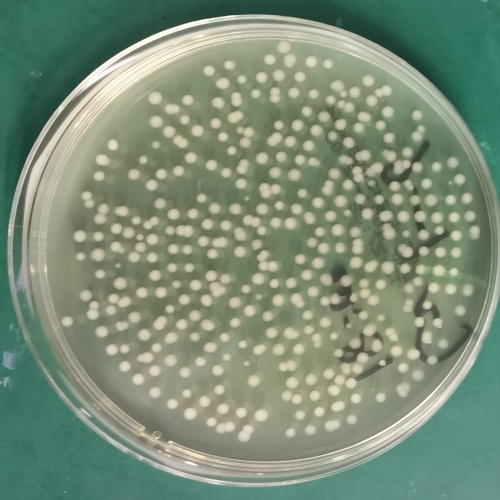
#> input picture projects/bacterial_count/bac.jpg, 500 x 500 px; the run also reads 3 pictures not shown here
$ jupyter execute --allow-errors 'Bacterial_count Scripts.ipynb'   (shell and % lines are left out)   (older library calls are emulated)
#> lines starting #> are read from the running program, lines starting #| are printed output that depends on the picture; after the words box and inside, x2 and y2 are one past the last pixel; in counts of white or black regions, pixels touching at a corner belong together
# Project Name: Cell Counter
> Version : 0.1\
> Course : Python Chilla

**Feel free to collaborate**

[cell 1]
from skimage import io
import numpy as np
import matplotlib.pyplot as plt
from skimage.feature import peak_local_max
from skimage.measure import regionprops
from skimage.morphology import watershed
from scipy.ndimage.morphology import binary_erosion, binary_dilation, distance_transform_edt
from scipy.ndimage import label

import pandas as pd


img = io.imread('bac.jpg')
#> img is the input picture: shape (500, 500, 3); mean R, G, B 124.5, 142.5, 120.9

#> (the rest of this cell did not finish here and is left out)

[cell 2]
import numpy as np
import cv2
import matplotlib.pyplot as plt
from scipy import ndimage as ndi
from skimage.morphology import watershed
from skimage.feature import peak_local_max
from skimage.measure import regionprops

#----------------------------------------------------------------------------------------------------------------------#
# IMAGE PRETREATMENT

img = cv2.imread('bac.jpg')
gray = cv2.cvtColor(img,cv2.COLOR_BGR2GRAY)
Gaussian_Blur = cv2.GaussianBlur(gray,(21, 21), cv2.BORDER_DEFAULT)
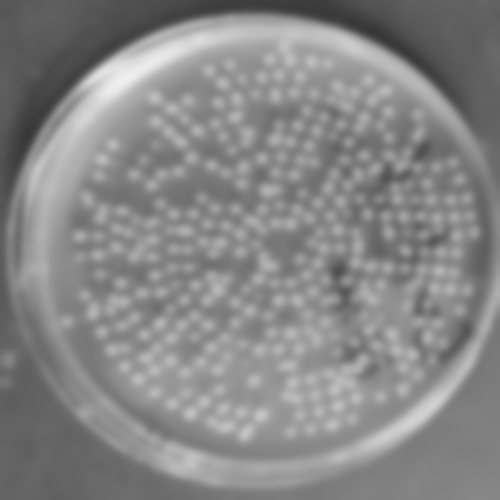
#> Gaussian_Blur: shape (500, 500); min 55, max 240, mean 134.6

# Use fixed threshold to mask black areas
_, thresh = cv2.threshold(Gaussian_Blur, 90, 255, cv2.THRESH_BINARY_INV) # _ = 30
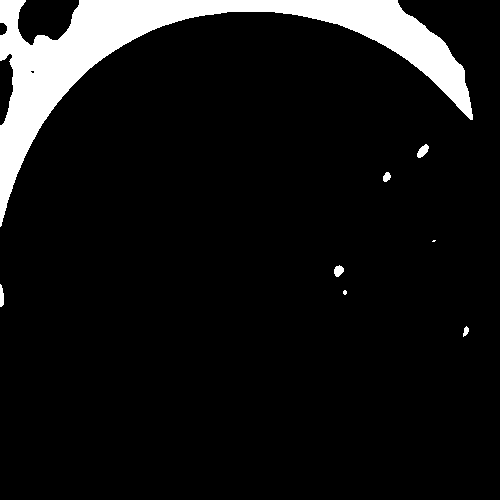
#> thresh: shape (500, 500); 8.5% white; 8 white regions (2 under 20 px), largest, box (x1, y1, x2, y2) and area: (0, 0, 473, 227) 20757, (417, 144, 429, 158) 100, (334, 265, 344, 277) 85, (0, 284, 4, 307) 75, (383, 172, 391, 182) 58, (463, 326, 469, 337) 41

# Morphological closing to close holes inside particles; opening to get rid of noise
img_mop1 = cv2.morphologyEx(thresh, cv2.MORPH_CLOSE, cv2.getStructuringElement(cv2.MORPH_ELLIPSE, (7, 7)))
img_mop = cv2.morphologyEx(img_mop1, cv2.MORPH_OPEN, cv2.getStructuringElement(cv2.MORPH_ELLIPSE, (15, 15)))
#> img_mop: shape (500, 500); 8.2% white; 2 white regions, box (x1, y1, x2, y2) and area: (0, 0, 470, 208) 20047, (0, 0, 25, 27) 509
tiled_h = np.hstack((img_mop1, img_mop)) # stack images side-by-side
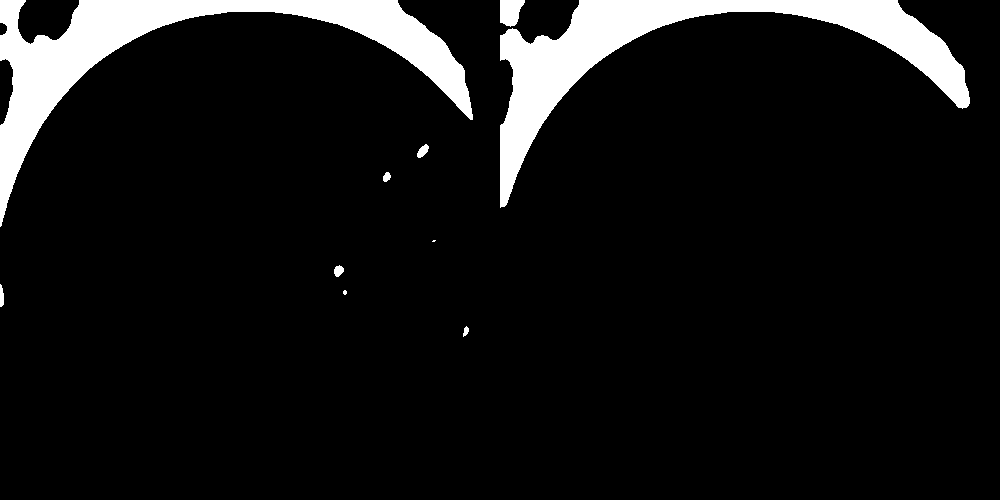
#> tiled_h: shape (500, 1000); 8.3% white; 10 white regions (2 under 20 px), largest, box (x1, y1, x2, y2) and area: (0, 0, 473, 227) 20799, (500, 0, 970, 208) 20047, (500, 0, 525, 27) 509

plt.figure('Pretreatment')
plt.subplot(2, 2, 1) # Figure two has subplots 2 raw, 2 columns, and this is plot 1
plt.gca().set_title('Gray')
plt.xticks([]), plt.yticks([]) # To hide axes
plt.imshow(gray, cmap='gray')

plt.subplot(2, 2, 2)
plt.gca().set_title('Gaussian_Blur')
plt.xticks([]), plt.yticks([])
plt.imshow(Gaussian_Blur, cmap='gray')

plt.subplot(2, 2, 3)
plt.gca().set_title('Thresh')
plt.xticks([]), plt.yticks([])
plt.imshow(thresh, cmap='gray')

plt.subplot(2, 2, 4)
plt.gca().set_title('img_mop')
plt.xticks([]), plt.yticks([])
plt.imshow(img_mop, cmap='gray')


#----------------------------------------------------------------------------------------------------------------------#
# WTERSHED WITH SKIMAGE

distance = ndi.distance_transform_edt(img_mop) # Calculates distance of pixels from background

#Find peaks in an image as coordinate list or boolean mask.
local_maxi = peak_local_max(distance, indices=False, min_distance=50, footprint=np.ones((3, 3)), labels=img_mop)
#> local_maxi: shape (500, 500) bool; 0% white in thin lines or dots, all inside (x1, y1, x2, y2) = (50, 53, 430, 69)
markers = ndi.label(local_maxi)[0]
#> markers: shape (500, 500) int32; 3 distinct labels, from 0 to 2
labels = watershed(-distance, markers, mask=img_mop)
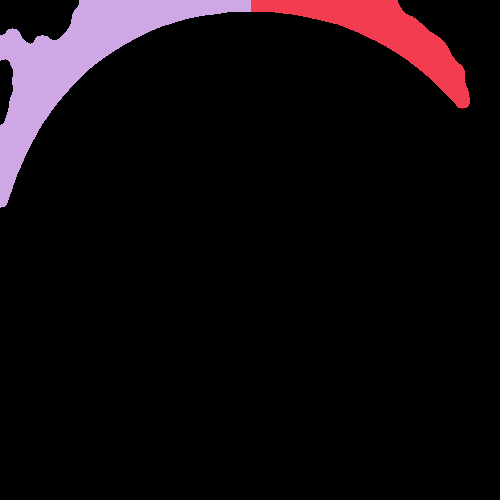
#> labels: shape (500, 500) int32; 3 distinct labels, from 0 to 2; one colour per label, 0 black

plt.figure('Processing')
plt.subplot(2, 2, 1) # Figure two has subplots 2 raw, 2 columns, and this is plot 1
plt.gca().set_title('Distance trans')
plt.xticks([]), plt.yticks([]) # To hide axes
plt.imshow(distance, cmap='gray')

plt.subplot(2, 2, 2)
plt.gca().set_title('local_maxi')
plt.xticks([]), plt.yticks([])
plt.imshow(local_maxi, cmap='gray')

plt.subplot(2, 2, 3)
plt.gca().set_title('markers')
plt.xticks([]), plt.yticks([])
plt.imshow(markers, cmap='gray')

plt.figure('Watershed')
plt.gca().set_title('Watershed')
plt.xticks([]), plt.yticks([]) # To hide axes
plt.imshow(labels)

plt.show()

#----------------------------------------------------------------------------------------------------------------------#
# DATA ANALYSIS

# Regionprops: Measure properties of labeled image regions. It can give A LOT of properties, see info in:
# https://scikit-image.org/docs/dev/api/skimage.measure.html#skimage.measure.regionprops
props = regionprops(labels)
#> props = 2 regions; box (x1, y1, x2, y2) and area: (0, 0, 251, 208) 13096, (251, 0, 470, 109) 6951

# Determine scale bar (largest object) and set the scale.
thr_size = 6000
for p in props:
    if p['area'] > thr_size:
        box = p['bbox']
        scale = box[3]-box[1]
#> this loop made 2 passes
#> (box, scale) on passes 1 to 2: ((0, 251, 109, 470), 219), ((0, 0, 208, 251), 251)


# Remove smaller detected areas, and give area and diameter for each of the remaining particles.
for p in props:
    if p['equivalent_diameter'] > 15 and p['equivalent_diameter'] < 40:
        entry = [p['label'], p['area'], p['equivalent_diameter'], *p['centroid']]
        n = entry[0]
        y = entry[3]
        x = entry[4]-60 # so that number shows on the left of particle
        cv2.putText(img, str(n), (int(x), int(y)), cv2.FONT_HERSHEY_COMPLEX, 1, (0, 255, 0), 2)
        print('Particle {} | Area (nm^2): {}; Equivalent diameter (nm): {}'.format(str(n),
                                            str(int(((entry[1]*40000)/(scale**2)))), str(int((entry[2])*200/scale))))
#> this loop made 2 passes

cv2.imshow('img', img)
cv2.waitKey(0)
cv2.destroyAllWindows()

#> (a cell that did not finish here is left out)

#> (a cell that did not finish here is left out)

# Method 1

[cell 5]
import cv2
# [34 lines left out: functions is_contour_bad, get_img, not called in this run]

[cell 6]
image = cv2.imread('bac.jpg')
img_gray = cv2.cvtColor(image, cv2.COLOR_BGR2GRAY)
(thresh, im_bw) = cv2.threshold(img_gray, 0, 0, cv2.THRESH_BINARY | cv2.THRESH_OTSU)
#> im_bw: shape (500, 500); every value is 0
#> thresh = 145
# ret, thresh = cv2.threshold(img_gray, 170, 255, cv2.THRESH_BINARY)
thresh = 180
im_bw = cv2.threshold(img_gray, thresh, 255, cv2.THRESH_BINARY)[1]
#> im_bw: shape (500, 500); 14% white; 461 white regions (136 under 20 px), largest, box (x1, y1, x2, y2) and area: (14, 15, 455, 245) 10683, (275, 265, 499, 465) 2481, (137, 454, 313, 486) 531

edge_detected_image = cv2.Canny(im_bw, 75, 200)
#> edge_detected_image: shape (500, 500); 6% white in thin lines or dots


contours, hierarchy = cv2.findContours(edge_detected_image, cv2.RETR_TREE, cv2.CHAIN_APPROX_SIMPLE)
#> contours = 1200 contours, 585 with area under 20; largest, box (x1, y1, x2, y2) and area: (238, 424, 254, 441) 162, (238, 424, 254, 441) 151, (216, 421, 235, 433) 145, (281, 390, 302, 404) 145, (216, 421, 235, 433) 140

contour_list = []
for contour in contours:
    approx = cv2.approxPolyDP(contour,0.01*cv2.arcLength(contour,True),True)
    area = cv2.contourArea(contour)
    if ((len(approx) > 8) & (len(approx) < 50) & (area > 30) ):
        contour_list.append(contour)
#> this loop made 1200 passes
#> area on passes 48, 49, 56: 24.5, 22, 21
#> after the loop, contour_list = 440 contours; largest, box (x1, y1, x2, y2) and area: (238, 424, 254, 441) 162, (238, 424, 254, 441) 151, (216, 421, 235, 433) 145, (281, 390, 302, 404) 145, (216, 421, 235, 433) 140
edge_detected = cv2.drawContours(image, contours,  -1, (0,0,120), 1)

cv2.imshow("Orignal", image)
cv2.imshow("wb", edge_detected)
cv2.waitKey(0)
cv2.destroyAllWindows()

[cell 7]
import cv2
from skimage.segmentation import clear_border
raw_image = cv2.imread('bac.jpg')
image = raw_image.copy()
raw_image = cv2.normalize(raw_image, raw_image, 0, 255, cv2.NORM_MINMAX)
print(raw_image.shape)
#| (500, 500, 3)

# bilateral_filtered_image = cv2.bilateralFilter(raw_image, 5, 175, 175)
img_gray = cv2.cvtColor(raw_image, cv2.COLOR_BGR2GRAY)
# apply binary thresholding
ret, thresh = cv2.threshold(img_gray, 170, 255, cv2.THRESH_BINARY)
#> thresh: shape (500, 500); 15.3% white; 443 white regions (114 under 20 px), largest, box (x1, y1, x2, y2) and area: (8, 15, 460, 272) 12068, (260, 264, 499, 467) 2690, (130, 424, 302, 467) 621
kernel = np.ones((3,3),np.uint8)
#> (the rest of this cell did not finish here and is left out)

[cell 8]
import cv2

# read the image
image = cv2.imread('bac.jpg')
# convert the image to grayscale format
image = cv2.normalize(image, image, 0, 255, cv2.NORM_MINMAX)
img_gray = cv2.cvtColor(image, cv2.COLOR_BGR2GRAY)
# apply binary thresholding
ret, thresh = cv2.threshold(img_gray, 170, 255, cv2.THRESH_BINARY)
edge_detected_image = cv2.Canny(thresh, 75, 200)
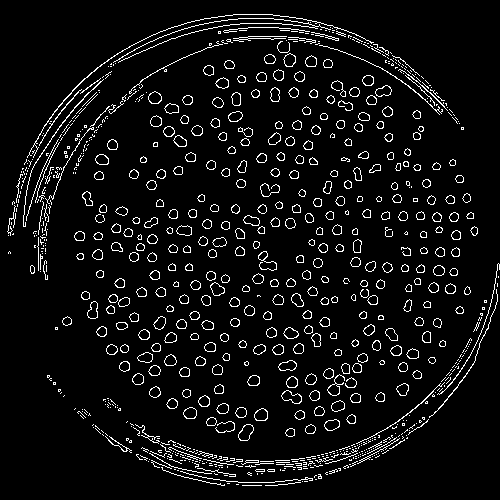
#> edge_detected_image: shape (500, 500); 6.3% white in thin lines or dots

# visualize the binary image
# detect the contours on the binary image using cv2.CHAIN_APPROX_NONE
contours, hierarchy = cv2.findContours(image=edge_detected_image, mode=cv2.RETR_TREE, method=cv2.CHAIN_APPROX_NONE)
#> contours = 1238 contours, 630 with area under 20; largest, box (x1, y1, x2, y2) and area: (238, 424, 254, 441) 166, (281, 390, 302, 404) 160, (238, 424, 254, 441) 158, (281, 390, 302, 404) 150, (278, 360, 297, 371) 136

contour_list = []
for contour in contours:
    approx = cv2.approxPolyDP(contour,0.01*cv2.arcLength(contour,True),True)
    area = cv2.contourArea(contour)
    if ((len(approx) > 8) & (len(approx) < 50) & (area > 35) ):
        contour_list.append(contour)
#> this loop made 1238 passes
#> area on passes 224, 234, 235: 58.5, 71, 69
#> after the loop, contour_list = 432 contours; largest, box (x1, y1, x2, y2) and area: (238, 424, 254, 441) 166, (281, 390, 302, 404) 160, (238, 424, 254, 441) 158, (281, 390, 302, 404) 150, (278, 360, 297, 371) 136
# draw contours on the original image
image_copy = image.copy()
#> (the rest of this cell did not finish here and is left out)

# Method 2

[cell 9]
import cv2
import numpy as np

# Load image, grayscale, Otsu's threshold
image = cv2.imread('bac.jpg')
gray = cv2.cvtColor(image, cv2.COLOR_BGR2GRAY)
thresh = cv2.threshold(gray, 0, 255, cv2.THRESH_BINARY_INV + cv2.THRESH_OTSU)[1]
#> thresh: shape (500, 500); 66.8% white; 315 black regions (83 under 20 px)
#cv2.imwrite('thresh.jpg', thresh)

# Filter out large non-connecting objects
cnts = cv2.findContours(thresh, cv2.RETR_EXTERNAL, cv2.CHAIN_APPROX_SIMPLE)
#> cnts = 78 contours, 73 with area under 20; largest, box (x1, y1, x2, y2) and area: (0, 0, 500, 500) 206148, (118, 19, 319, 61) 544, (182, 439, 397, 483) 476, (216, 466, 320, 473) 29, (112, 412, 134, 429) 22
cnts = cnts[0] if len(cnts) == 2 else cnts[1]
for c in cnts:
    area = cv2.contourArea(c)
    #print(area)
    if area < 200 and area > 0:
        cv2.drawContours(thresh,[c],0,0,-1)
#> this loop made 78 passes
#> area on passes 7, 48, 54: 29, 476, 21.5
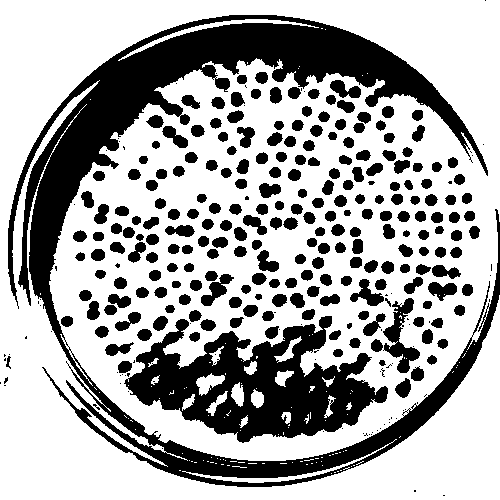
#> thresh: shape (500, 500); 66.7% white; 315 black regions (83 under 20 px), largest, box (x1, y1, x2, y2) and area: (8, 15, 500, 487) 39450, (124, 316, 388, 443) 16291, (383, 298, 420, 373) 1086

# Morph open using elliptical shaped kernel
kernel = cv2.getStructuringElement(cv2.MORPH_ELLIPSE, (3,3))
#> kernel = [[0, 1, 0], [1, 1, 1], [0, 1, 0]]
opening = cv2.morphologyEx(thresh, cv2.MORPH_OPEN, kernel, iterations=3)
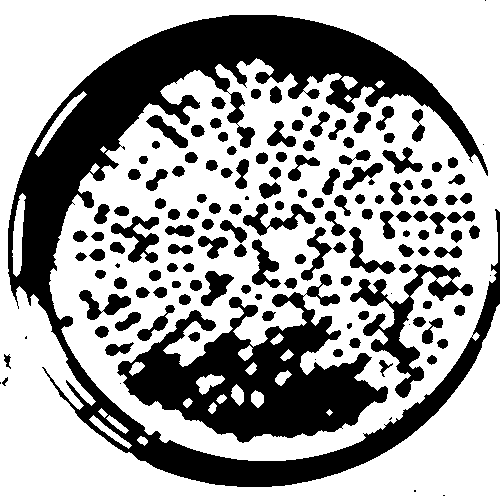
#> opening: shape (500, 500); 63.7% white; 147 black regions (14 under 20 px)

# Find circles
cnts = cv2.findContours(opening, cv2.RETR_EXTERNAL, cv2.CHAIN_APPROX_SIMPLE)
#> cnts = 12 contours, 1 with area under 20; largest, box (x1, y1, x2, y2) and area: (0, 0, 500, 500) 200216, (12, 193, 26, 277) 603, (35, 91, 87, 157) 466, (89, 415, 132, 449) 257, (106, 415, 129, 434) 118
cnts = cnts[0] if len(cnts) == 2 else cnts[1]
for c in cnts:
    area = cv2.contourArea(c)
    if area > 20 and area < 50:
        ((x, y), r) = cv2.minEnclosingCircle(c)
        cv2.circle(image, (int(x), int(y)), int(r), (36, 255, 12), 2)
#> this loop made 12 passes
#> (c, area, x, y, r) on pass 4: ([[101, 408], [98, 411], [104, 417], [107, 414]], 36, 102.5, 412.5, 4.74)
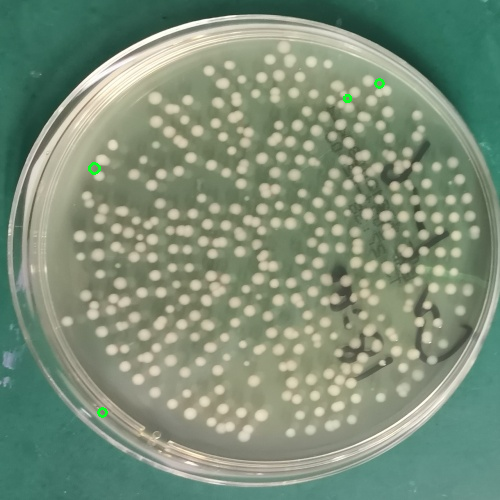
#> image: shape (500, 500, 3); mean B, G, R 120.8, 142.6, 124.3

cv2.namedWindow('orig', cv2.WINDOW_NORMAL)
cv2.imshow('orig', thresh)
cv2.namedWindow('image', cv2.WINDOW_NORMAL)
cv2.imshow('image', image)
cv2.waitKey(0)
cv2.destroyAllWindows()

[cell 10]
import cv2
import numpy as np
import matplotlib.pyplot as plt
import matplotlib
# matplotlib.rcParams["figure.figsize"] = (5.0, 5.0)
# matplotlib.rcParams["image.cmap"] = 'gray'

img = cv2.imread("bac.jpg", cv2.IMREAD_GRAYSCALE)
#> img: shape (500, 500)
th, img_thresh = cv2.threshold(img, 180, 255, cv2.THRESH_BINARY + cv2.THRESH_OTSU)
#> img_thresh: shape (500, 500); 33.2% white; 315 white regions (83 under 20 px), largest, box (x1, y1, x2, y2) and area: (8, 15, 500, 487) 39234, (124, 316, 388, 443) 16291, (383, 298, 420, 373) 1086
#> th = 145
# plt.imshow(img_thresh)
kernel_size = 3
element = np.ones((kernel_size,kernel_size), np.uint8)
img_closed = cv2.morphologyEx(img_thresh, cv2.MORPH_CLOSE, element)
#> img_closed: shape (500, 500); 34.3% white; 224 white regions (22 under 20 px), largest, box (x1, y1, x2, y2) and area: (8, 15, 500, 487) 41334, (117, 310, 388, 443) 17100, (350, 279, 420, 373) 1762
img_opened = cv2.morphologyEx(img_closed, cv2.MORPH_OPEN, element)
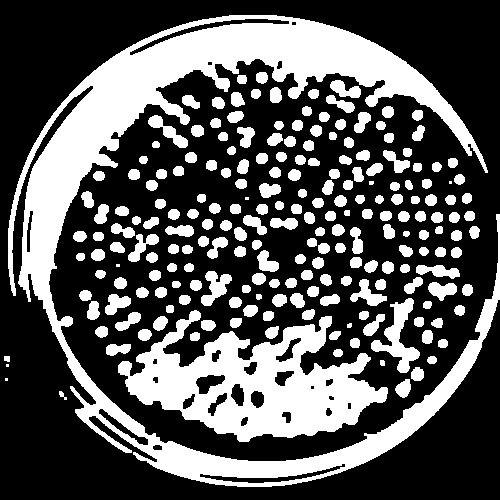
#> img_opened: shape (500, 500); 34% white; 219 white regions (6 under 20 px), largest, box (x1, y1, x2, y2) and area: (8, 15, 500, 487) 40916, (118, 310, 388, 442) 17054, (371, 298, 420, 373) 1301
_, img_labels = cv2.connectedComponents(img_opened)
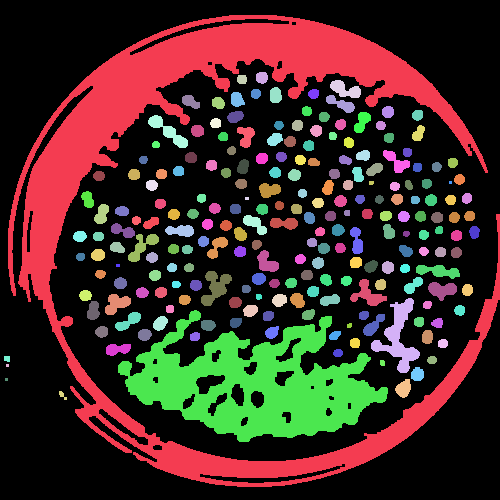
#> img_labels: shape (500, 500) int32; 220 distinct labels, from 0 to 219; one colour per label, 0 black
# plt.imshow(img_labels)
# plt.imshow(img_closed)
im = cv2.resize(img_closed, (500, 500))
cv2.imshow('Mask', im)
print('The Maximum Number of Bactaria is: ',np.max(img_labels))
#| The Maximum Number of Bactaria is:  219
#> (the rest of the program and of its run is left out)
